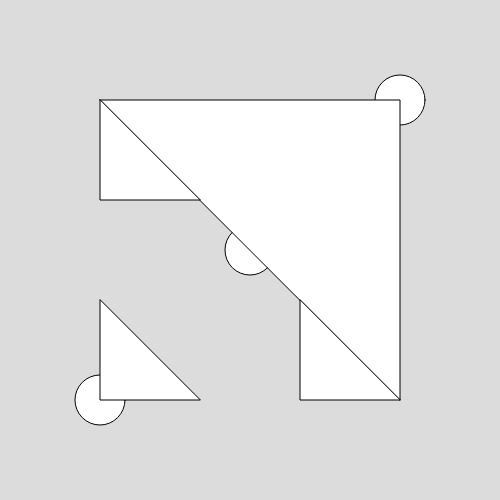
Frame 1 (no input)
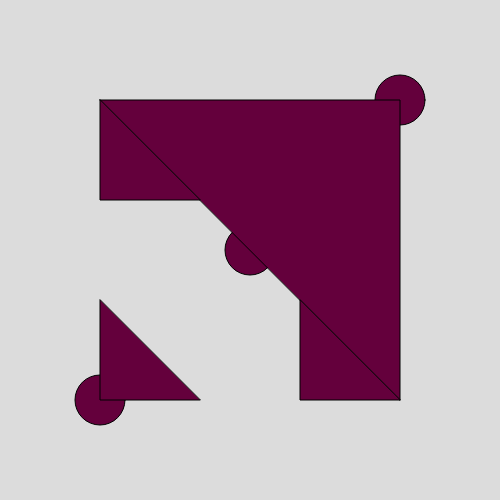
Frame 60 (no input)
Frame 120 (the mouse pressed at the canvas centre since frame 60): identical to frame 60, image omitted

The p5.js sketch that drew these frames (run headless with seeded random() and noise() and a simulated clock; from frame 60 on, the mouse is pressed at the canvas centre):

// p5.js sketch
// ── sketch.js
function setup() {
  createCanvas(500, 500);
 
    let r = random(50);
}

function draw() {
  background(220);
  
  
  //circle (250, 60, 60)
  circle (100, 400, 50)
  circle (400, 100, 50)
  circle (250, 250, 50)
  triangle (400, 400, 400, 100, 100, 100)
  triangle (100, 100, 100, 200, 200, 200 )
  triangle (200, 400, 100, 400, 100, 300)
  triangle (400, 400, 300, 400, 300, 300)
  fill (100, 0 , 60)
  
  
}
